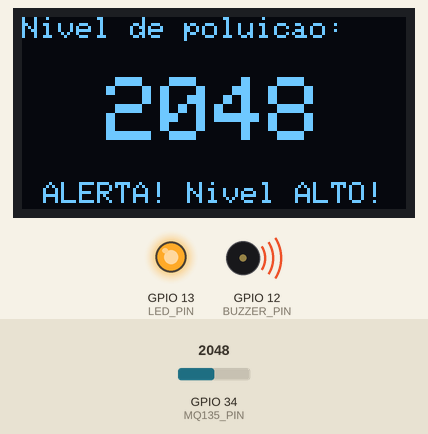
Simulated run of this sketch. Board: ESP32. Parts: 128×64 one-colour display, output pins drawn as LEDs (lit = HIGH), buzzer (waves = sounding, pin HIGH). The inputs (shaded band) are chosen by the test bench; at power-on: GPIO 34 (MQ135_PIN) = 2048. WiFi joins after 1.5 s; servers stay silent unless stated; random numbers use the default seed unless the sketch sets one; no MQTT or app messages arrive unless stated; what the sketch prints to the serial monitor is not drawn.

Above: at 3.7 s.
3.8 s: GPIO 34 (MQ135_PIN) set to 2866
At 5.3 s:
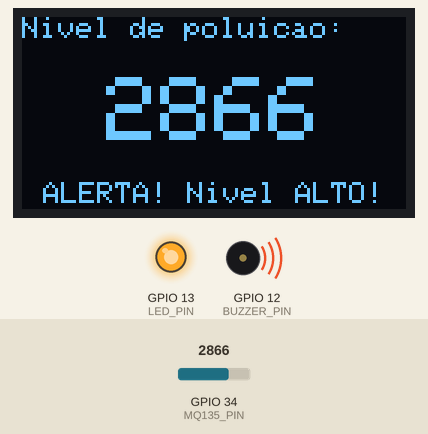
6.1 s: GPIO 34 (MQ135_PIN) set to 209
At 7.8 s:
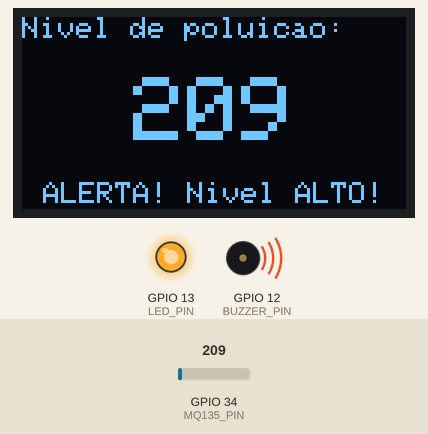
8.1 s: GPIO 34 (MQ135_PIN) set to 179
At 9.5 s:
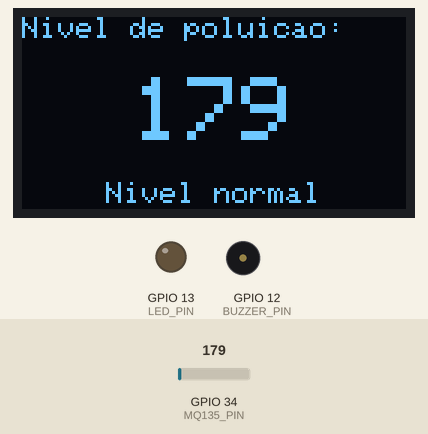
10.1 s: GPIO 34 (MQ135_PIN) set to 240
At 11.1 s:
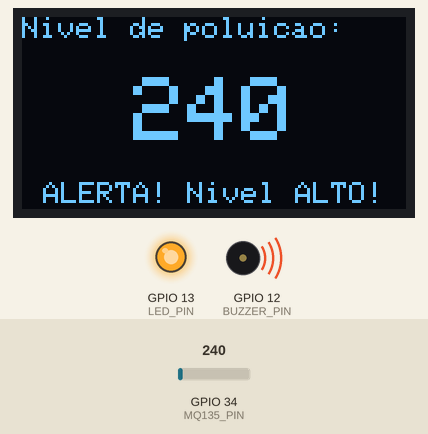
Timing chart, 0 to 13.1 s (numbered marks = the images above; inputs shaded):
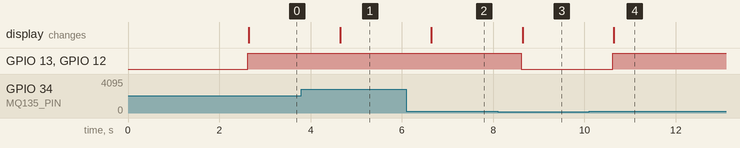

Measured:
- the behaviour switches between 201 and 200 on GPIO 34 (MQ135_PIN) (found by bisection; images 2 and 3)
- after the input at 3.8 s, the display: changes after 0.85 s (image 1)
- after the input at 6.1 s, the display: changes after 0.55 s (image 2)
- after the input at 8.1 s, GPIO 13 (LED_PIN), GPIO 12 (BUZZER_PIN): HIGH → LOW after 0.52 s; the display: changes after 0.55 s (image 3)
- after the input at 10.1 s, GPIO 13 (LED_PIN), GPIO 12 (BUZZER_PIN): LOW → HIGH after 0.52 s; the display: changes after 0.55 s (image 4)

The sketch:

main_mqtt.ino
```cpp
#include <WiFi.h>
#include <PubSubClient.h>
#include <Wire.h>
#include <Adafruit_GFX.h>
#include <Adafruit_SSD1306.h>

// === CONFIGURAÇÕES ===
// Wi-Fi
const char* ssid = "teste";
const char* password = "12345678";

// MQTT (broker público Mosquitto)
const char* mqtt_server = "test.mosquitto.org";
const int mqtt_port = 1883;
const char* mqtt_topic = "sensor/poluicao";

WiFiClient espClient;
PubSubClient client(espClient);

// === DISPLAY OLED ===
#define SCREEN_WIDTH 128
#define SCREEN_HEIGHT 64
#define OLED_RESET -1
Adafruit_SSD1306 display(SCREEN_WIDTH, SCREEN_HEIGHT, &Wire, OLED_RESET);

// === PINOS ===
#define LED_PIN 13
#define BUZZER_PIN 12
#define MQ135_PIN 34

int limitePoluicao = 200;

// === VARIÁVEIS DE TEMPO ===
unsigned long previousSensorMillis = 0;
unsigned long previousMQTTMillis = 0;
const long sensorInterval = 1000; // 1 segundo
const long mqttInterval = 30000;  // 30 segundos

void setup_wifi() {
  delay(10);
  Serial.println();
  Serial.print("Conectando-se a ");
  Serial.println(ssid);

  WiFi.begin(ssid, password);

  int tentativas = 0;
  while (WiFi.status() != WL_CONNECTED && tentativas < 20) {
    delay(500);
    Serial.print(".");
    tentativas++;
  }

  if (WiFi.status() == WL_CONNECTED) {
    Serial.println("");
    Serial.println("WiFi conectado");
    Serial.println(WiFi.localIP());
  } else {
    Serial.println("Falha ao conectar Wi-Fi");
  }
}

void reconnect() {
  while (!client.connected()) {
    Serial.print("Tentando conexão MQTT...");
    String clientId = "ESP32-MQ135-";
    clientId += String(random(0xffff), HEX);

    if (client.connect(clientId.c_str())) {
      Serial.println("Conectado!");
    } else {
      Serial.print("Falha, rc=");
      Serial.print(client.state());
      Serial.println(" tentando novamente em 5s");
      delay(5000);
    }
  }
}

void setup() {
  pinMode(LED_PIN, OUTPUT);
  pinMode(BUZZER_PIN, OUTPUT);
  Serial.begin(9600);

  if (!display.begin(SSD1306_SWITCHCAPVCC, 0x3C)) {
    Serial.println("Erro ao iniciar o display OLED");
    while (true);
  }

  display.clearDisplay();
  display.setTextSize(1);
  display.setTextColor(SSD1306_WHITE);
  display.setCursor(0, 0);
  display.println("Iniciando...");
  display.display();

  setup_wifi();
  client.setServer(mqtt_server, mqtt_port);

  delay(1000);
}

void loop() {
  if (!client.connected()) {
    reconnect();
  }
  client.loop();

  unsigned long currentMillis = millis();

  // === LEITURA DO SENSOR A CADA 1 SEGUNDO ===
  if (currentMillis - previousSensorMillis >= sensorInterval) {
    previousSensorMillis = currentMillis;

    int valorMQ135 = analogRead(MQ135_PIN);
    Serial.print("Nível de poluição: ");
    Serial.println(valorMQ135);

    // Atualizar display OLED
    display.clearDisplay();
    display.setTextSize(1);
    display.setCursor(0, 0);
    display.print("Nivel de poluicao:");

    display.setTextSize(3);
    int valorLargura = String(valorMQ135).length() * 18;
    int x = (SCREEN_WIDTH - valorLargura) / 2;
    display.setCursor(x, 20);
    display.print(valorMQ135);

    // Definir status e controlar LED e buzzer
    String status;
    if (valorMQ135 > limitePoluicao) {
      digitalWrite(LED_PIN, HIGH);
      digitalWrite(BUZZER_PIN, HIGH);
      status = "ALERTA! Nivel ALTO!";
    } else {
      digitalWrite(LED_PIN, LOW);
      digitalWrite(BUZZER_PIN, LOW);
      status = "Nivel normal";
    }

    int statusLargura = status.length() * 6;
    int statusX = (SCREEN_WIDTH - statusLargura) / 2;
    display.setTextSize(1);
    display.setCursor(statusX, 55);
    display.print(status);
    display.display();
  }

  // === ENVIO MQTT A CADA 30 SEGUNDOS ===
  if (currentMillis - previousMQTTMillis >= mqttInterval) {
    previousMQTTMillis = currentMillis;

    int valorMQ135 = analogRead(MQ135_PIN); // Ler novamente para envio
    String mensagem = String(valorMQ135);
    client.publish(mqtt_topic, mensagem.c_str());
    Serial.println("Dado enviado via MQTT: " + mensagem);
  }
}
```
